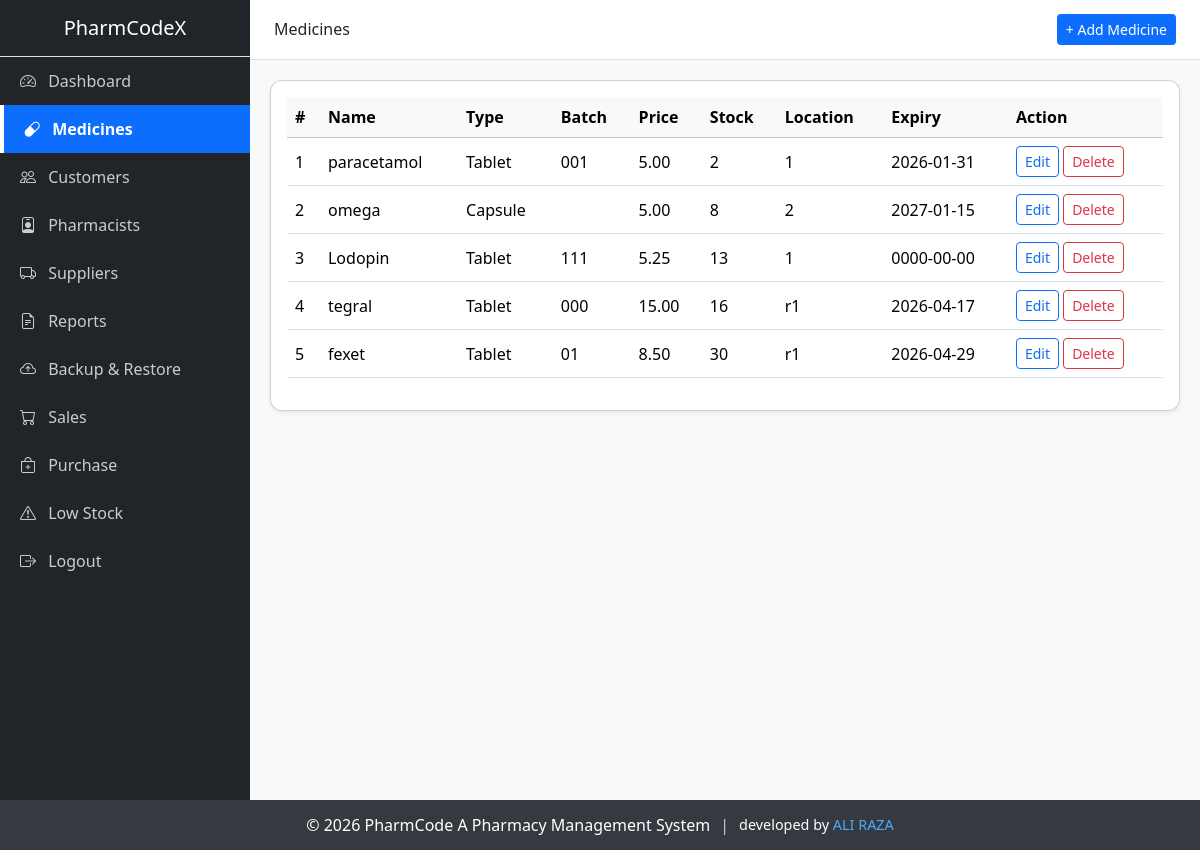
The app's page /mutual/medicine.php (signed in) with its own data.
### tables this page shows
CREATE TABLE `medicines` (
  `id` int(11) NOT NULL AUTO_INCREMENT,
  `name` varchar(100) NOT NULL,
  `type` varchar(10) NOT NULL,
  `batch_no` varchar(50) NOT NULL,
  `price` decimal(10,2) NOT NULL,
  `quantity` int(11) NOT NULL DEFAULT 0,
  `location` varchar(10) NOT NULL,
  `expiry_date` date NOT NULL,
  `created_at` timestamp NOT NULL DEFAULT current_timestamp(),
  PRIMARY KEY (`id`)
);

### mutual/medicine.php (the view, shortened to what this page needs)
<?php
include('../config/connection.php');
$result = $conn->query("SELECT * FROM medicines");
?>
<!DOCTYPE html>
<html lang="en">
<head>
<link href="https://cdn.jsdelivr.net/npm/bootstrap@5.3.2/dist/css/bootstrap.min.css" rel="stylesheet">
</head>
<body class="admin-theme">
<div class="d-flex">
<?php include('../includes/sidebar.php'); ?>
<div class="flex-grow-1">
<div class="topbar d-flex align-items-center justify-content-between px-4">
    <h6 class="mb-0">Medicines</h6>
    <button class="btn btn-sm"
        style="background-color: var(--primary-color); color:#fff"
        data-bs-toggle="modal" data-bs-target="#addMedicineModal">
        + Add Medicine
    </button>
</div>
<div class="content">
<div class="card shadow-sm">
<div class="card-body">
<table class="table table-hover align-middle">
<thead class="table-light">
<tr>
    <th>#</th>
    <th>Name</th>
    <th>Type</th>
    <th>Batch</th>
    <th>Price</th>
    <th>Stock</th>
    <th>Location</th>
    <th>Expiry</th>
    <th>Action</th>
</tr>
</thead>
<tbody>
<?php $i=1; while($row=$result->fetch_assoc()): ?>
<tr data-id="<?= $row['id'] ?>">
    <td><?= $i++ ?></td>
    <td class="name"><?= htmlspecialchars($row['name']) ?></td>
    <td class="type"><?= htmlspecialchars($row['type']) ?></td>
    <td class="batch"><?= htmlspecialchars($row['batch_no']) ?></td>
    <td class="price"><?= $row['price'] ?></td>
    <td class="qty"><?= $row['quantity'] ?></td>
    <td class="location"><?= htmlspecialchars($row['location']) ?></td>
    <td class="expiry"><?= $row['expiry_date'] ?></td>
    <td>
        <button class="btn btn-sm btn-outline-primary" onclick="openEditModal(this)">Edit</button>
        <button class="btn btn-sm btn-outline-danger" onclick="deleteMedicine(this)">Delete</button>
    </td>
</tr>
<?php endwhile; ?>
</tbody>
</table>
</div>
</div>
</div>
</div>
</div>
<?php include("../includes/footer.php"); ?>
</body>
</html>

### css/style.css (style rules this page uses)
:root { --primary-color: #0d6efd; --sidebar-bg: #212529; --text-muted: #adb5bd; }
body { background-color: #f8f9fa; font-family: 'Segoe UI', sans-serif; }
.topbar { height: 60px; background: #ffffff; border-bottom: 1px solid #dee2e6; }
.content { padding: 20px; }
.card { border-radius: 12px; }

### records on screen
medicines: name "paracetamol", type "Tablet", batch_no "001", price "5.00", quantity "2", location "1", expiry_date "2026-01-31"
medicines: name "omega", type "Capsule", price "5.00", quantity "8", location "2", expiry_date "2027-01-15"
medicines: name "Lodopin", type "Tablet", batch_no "111", price "5.25", quantity "13", location "1", expiry_date "0000-00-00"
medicines: name "tegral", type "Tablet", batch_no "000", price "15.00", quantity "16", location "r1", expiry_date "2026-04-17"
medicines: name "fexet", type "Tablet", batch_no "01", price "8.50", quantity "30", location "r1", expiry_date "2026-04-29"
